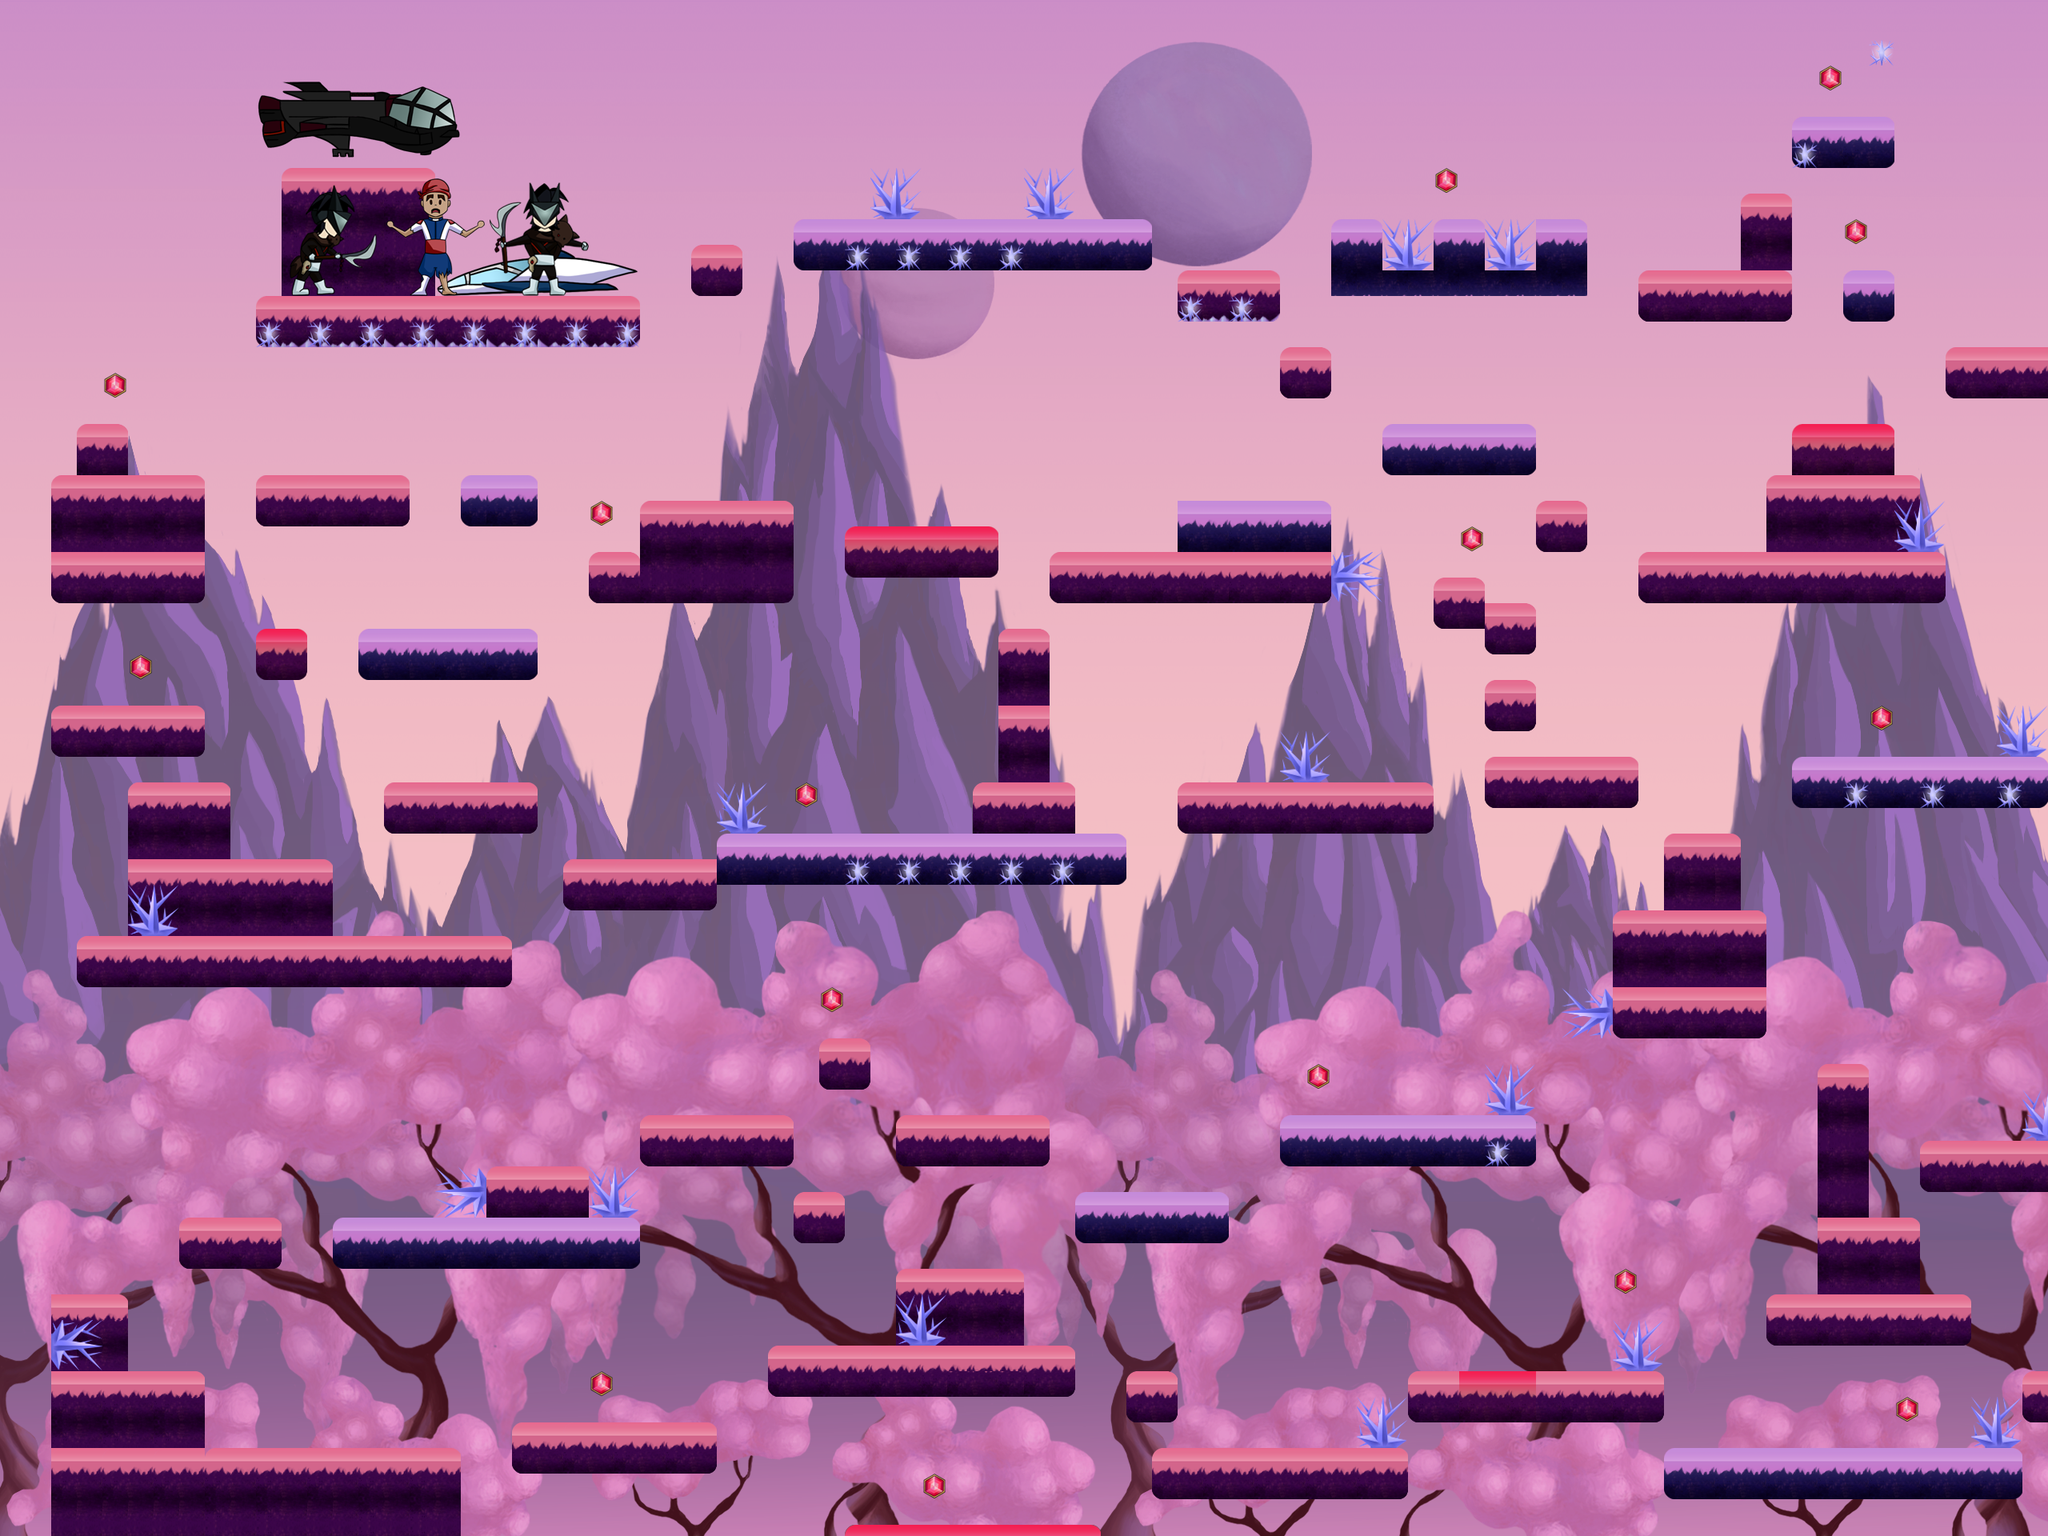

A level layout from a 2D game, rendered from its tile map. Below: a short description, then the map file with tile-grid data replaced by summaries:
An orthogonal 80x60 tile map with 32x32 px tiles, 5 tile layers (plataformas, picos, Gemas_Mini, Nave, ...), 4 tilesets, 1 image layer.

<map version="1.0" orientation="orthogonal" renderorder="right-down" width="80" height="60" tilewidth="32" tileheight="32" nextobjectid="1">
 <tileset firstgid="1" name="MapaN1" tilewidth="32" tileheight="32" tilecount="120" columns="12">
  <image source="MapaN1.png" width="384" height="320" />
  <tile id="0">
   <properties>
    <property name="tipo" value="pico" />
   </properties>
  </tile>
  <tile id="1">
   <properties>
    <property name="tipo" value="pico" />
   </properties>
  </tile>
  <tile id="2">
   <properties>
    <property name="tipo" value="pico" />
   </properties>
  </tile>
  <tile id="3">
   <properties>
    <property name="tipo" value="pico" />
   </properties>
  </tile>
  <tile id="4">
   <properties>
    <property name="tipo" value="piso" />
   </properties>
  </tile>
  <tile id="5">
   <properties>
    <property name="tipo" value="piso" />
   </properties>
  </tile>
  <tile id="6">
   <properties>
    <property name="tipo" value="hielo" />
   </properties>
  </tile>
  <tile id="7">
   <properties>
    <property name="tipo" value="hielo" />
   </properties>
  </tile>
  <tile id="8">
   <animation>
    <frame tileid="8" duration="1000" />
    <frame tileid="32" duration="100" />
   </animation>
  </tile>
  <tile id="9">
   <animation>
    <frame tileid="9" duration="1000" />
    <frame tileid="33" duration="100" />
   </animation>
  </tile>
  <tile id="10">
   <properties>
    <property name="tipo" value="minipicos" />
   </properties>
  </tile>
  <tile id="12">
   <properties>
    <property name="tipo" value="pico" />
   </properties>
  </tile>
  <tile id="13">
   <properties>
    <property name="tipo" value="pico" />
   </properties>
  </tile>
  <tile id="14">
   <properties>
    <property name="tipo" value="pico" />
   </properties>
  </tile>
  <tile id="15">
   <properties>
    <property name="tipo" value="pico" />
   </properties>
  </tile>
  <tile id="20">
   <animation>
    <frame tileid="20" duration="1000" />
    <frame tileid="44" duration="100" />
   </animation>
  </tile>
  <tile id="21">
   <animation>
    <frame tileid="21" duration="1000" />
    <frame tileid="45" duration="100" />
   </animation>
  </tile>
  <tile id="24">
   <properties>
    <property name="tipo" value="piso" />
   </properties>
  </tile>
  <tile id="25">
   <properties>
    <property name="tipo" value="piso" />
   </properties>
  </tile>
  <tile id="26">
   <properties>
    <property name="tipo" value="piso" />
   </properties>
  </tile>
  <tile id="27">
   <properties>
    <property name="tipo" value="piso" />
   </properties>
  </tile>
  <tile id="28">
   <properties>
    <property name="tipo" value="piso" />
   </properties>
  </tile>
  <tile id="29">
   <properties>
    <property name="tipo" value="piso" />
   </properties>
  </tile>
  <tile id="30">
   <properties>
    <property name="tipo" value="hielo" />
   </properties>
  </tile>
  <tile id="31">
   <properties>
    <property name="tipo" value="hielo" />
   </properties>
  </tile>
  <tile id="34">
   <properties>
    <property name="tipo" value="pico" />
   </properties>
  </tile>
  <tile id="35">
   <properties>
    <property name="tipo" value="pico" />
   </properties>
  </tile>
  <tile id="46">
   <properties>
    <property name="tipo" value="pico" />
   </properties>
  </tile>
  <tile id="47">
   <properties>
    <property name="tipo" value="pico" />
   </properties>
  </tile>
  <tile id="54">
   <properties>
    <property name="tipo" value="hielo" />
   </properties>
  </tile>
  <tile id="55">
   <properties>
    <property name="tipo" value="hielo" />
   </properties>
  </tile>
  <tile id="56">
   <properties>
    <property name="tipo" value="pegajoso" />
   </properties>
  </tile>
  <tile id="57">
   <properties>
    <property name="tipo" value="pegajoso" />
   </properties>
  </tile>
  <tile id="58">
   <properties>
    <property name="tipo" value="pico" />
   </properties>
  </tile>
  <tile id="59">
   <properties>
    <property name="tipo" value="pico" />
   </properties>
  </tile>
  <tile id="70">
   <properties>
    <property name="tipo" value="pico" />
   </properties>
  </tile>
  <tile id="71">
   <properties>
    <property name="tipo" value="pico" />
   </properties>
  </tile>
  <tile id="72">
   <properties>
    <property name="tipo" value="piso" />
   </properties>
  </tile>
  <tile id="73">
   <properties>
    <property name="tipo" value="piso" />
   </properties>
  </tile>
  <tile id="74">
   <properties>
    <property name="tipo" value="piso" />
   </properties>
  </tile>
  <tile id="75">
   <properties>
    <property name="tipo" value="piso" />
   </properties>
  </tile>
  <tile id="76">
   <properties>
    <property name="tipo" value="piso" />
   </properties>
  </tile>
  <tile id="77">
   <properties>
    <property name="tipo" value="piso" />
   </properties>
  </tile>
  <tile id="78">
   <properties>
    <property name="tipo" value="hielo" />
   </properties>
  </tile>
  <tile id="79">
   <properties>
    <property name="tipo" value="hielo" />
   </properties>
  </tile>
  <tile id="80">
   <properties>
    <property name="tipo" value="pegajoso" />
   </properties>
  </tile>
  <tile id="81">
   <properties>
    <property name="tipo" value="pegajoso" />
   </properties>
  </tile>
  <tile id="96">
   <properties>
    <property name="tipo" value="piso" />
   </properties>
  </tile>
  <tile id="97">
   <properties>
    <property name="tipo" value="piso" />
   </properties>
  </tile>
  <tile id="98">
   <properties>
    <property name="tipo" value="piso" />
   </properties>
  </tile>
  <tile id="99">
   <properties>
    <property name="tipo" value="piso" />
   </properties>
  </tile>
  <tile id="100">
   <properties>
    <property name="tipo" value="piso" />
   </properties>
  </tile>
  <tile id="101">
   <properties>
    <property name="tipo" value="piso" />
   </properties>
  </tile>
  <tile id="102">
   <properties>
    <property name="tipo" value="pegajoso" />
   </properties>
  </tile>
  <tile id="103">
   <properties>
    <property name="tipo" value="pegajoso" />
   </properties>
  </tile>
  <tile id="104">
   <properties>
    <property name="tipo" value="pegajoso" />
   </properties>
  </tile>
  <tile id="105">
   <properties>
    <property name="tipo" value="pegajoso" />
   </properties>
  </tile>
 </tileset>
 <tileset firstgid="121" name="MapaN1_Personajes" tilewidth="32" tileheight="32" tilecount="192" columns="16">
  <image source="MapaN1_Personajes.png" width="512" height="384" />
  <tile id="25">
   <animation>
    <frame tileid="25" duration="650" />
    <frame tileid="29" duration="650" />
   </animation>
  </tile>
  <tile id="26">
   <animation>
    <frame tileid="26" duration="650" />
    <frame tileid="30" duration="650" />
   </animation>
  </tile>
  <tile id="32">
   <animation>
    <frame tileid="32" duration="500" />
    <frame tileid="36" duration="500" />
   </animation>
  </tile>
  <tile id="33">
   <animation>
    <frame tileid="33" duration="500" />
    <frame tileid="37" duration="500" />
   </animation>
  </tile>
  <tile id="34">
   <animation>
    <frame tileid="34" duration="500" />
    <frame tileid="38" duration="500" />
   </animation>
  </tile>
  <tile id="35">
   <animation>
    <frame tileid="35" duration="500" />
    <frame tileid="39" duration="500" />
   </animation>
  </tile>
  <tile id="40">
   <animation>
    <frame tileid="40" duration="650" />
    <frame tileid="44" duration="650" />
   </animation>
  </tile>
  <tile id="41">
   <animation>
    <frame tileid="41" duration="650" />
    <frame tileid="45" duration="650" />
   </animation>
  </tile>
  <tile id="42">
   <animation>
    <frame tileid="42" duration="650" />
    <frame tileid="46" duration="650" />
   </animation>
  </tile>
  <tile id="43">
   <animation>
    <frame tileid="43" duration="650" />
    <frame tileid="47" duration="650" />
   </animation>
  </tile>
  <tile id="48">
   <animation>
    <frame tileid="48" duration="500" />
    <frame tileid="52" duration="500" />
   </animation>
  </tile>
  <tile id="49">
   <animation>
    <frame tileid="49" duration="500" />
    <frame tileid="53" duration="500" />
   </animation>
  </tile>
  <tile id="50">
   <animation>
    <frame tileid="50" duration="500" />
    <frame tileid="54" duration="500" />
   </animation>
  </tile>
  <tile id="51">
   <animation>
    <frame tileid="51" duration="500" />
    <frame tileid="55" duration="500" />
   </animation>
  </tile>
  <tile id="56">
   <animation>
    <frame tileid="56" duration="650" />
    <frame tileid="60" duration="650" />
   </animation>
  </tile>
  <tile id="57">
   <animation>
    <frame tileid="57" duration="650" />
    <frame tileid="61" duration="650" />
   </animation>
  </tile>
  <tile id="58">
   <animation>
    <frame tileid="58" duration="650" />
    <frame tileid="62" duration="650" />
   </animation>
  </tile>
  <tile id="59">
   <animation>
    <frame tileid="59" duration="650" />
    <frame tileid="63" duration="650" />
   </animation>
  </tile>
  <tile id="65">
   <animation>
    <frame tileid="65" duration="500" />
    <frame tileid="69" duration="500" />
   </animation>
  </tile>
  <tile id="66">
   <animation>
    <frame tileid="66" duration="500" />
    <frame tileid="70" duration="500" />
   </animation>
  </tile>
  <tile id="72">
   <animation>
    <frame tileid="72" duration="650" />
    <frame tileid="76" duration="650" />
   </animation>
  </tile>
  <tile id="73">
   <animation>
    <frame tileid="73" duration="650" />
    <frame tileid="77" duration="650" />
   </animation>
  </tile>
  <tile id="74">
   <animation>
    <frame tileid="74" duration="650" />
    <frame tileid="78" duration="650" />
   </animation>
  </tile>
  <tile id="75">
   <animation>
    <frame tileid="75" duration="650" />
    <frame tileid="79" duration="650" />
   </animation>
  </tile>
  <tile id="81">
   <animation>
    <frame tileid="81" duration="500" />
    <frame tileid="85" duration="500" />
   </animation>
  </tile>
  <tile id="82">
   <animation>
    <frame tileid="82" duration="500" />
    <frame tileid="86" duration="500" />
   </animation>
  </tile>
  <tile id="88">
   <animation>
    <frame tileid="88" duration="650" />
    <frame tileid="92" duration="650" />
   </animation>
  </tile>
  <tile id="89">
   <animation>
    <frame tileid="89" duration="650" />
    <frame tileid="93" duration="650" />
   </animation>
  </tile>
  <tile id="90">
   <animation>
    <frame tileid="90" duration="650" />
    <frame tileid="94" duration="650" />
   </animation>
  </tile>
  <tile id="91">
   <animation>
    <frame tileid="91" duration="650" />
    <frame tileid="95" duration="650" />
   </animation>
  </tile>
  <tile id="146">
   <animation>
    <frame tileid="146" duration="600" />
    <frame tileid="150" duration="500" />
   </animation>
  </tile>
  <tile id="147">
   <animation>
    <frame tileid="147" duration="600" />
    <frame tileid="151" duration="500" />
   </animation>
  </tile>
  <tile id="160">
   <animation>
    <frame tileid="160" duration="600" />
    <frame tileid="164" duration="500" />
   </animation>
  </tile>
  <tile id="161">
   <animation>
    <frame tileid="161" duration="600" />
    <frame tileid="165" duration="500" />
   </animation>
  </tile>
  <tile id="162">
   <animation>
    <frame tileid="162" duration="600" />
    <frame tileid="166" duration="500" />
   </animation>
  </tile>
  <tile id="163">
   <animation>
    <frame tileid="163" duration="600" />
    <frame tileid="167" duration="500" />
   </animation>
  </tile>
  <tile id="176">
   <animation>
    <frame tileid="176" duration="600" />
    <frame tileid="180" duration="500" />
   </animation>
  </tile>
 </tileset>
 <tileset firstgid="313" name="MapaN1_Nave" tilewidth="32" tileheight="32" tilecount="192" columns="16">
  <image source="MapaN1_Nave.png" width="512" height="384" />
 </tileset>
 <tileset firstgid="505" name="GemaTiles" tilewidth="32" tileheight="32" tilecount="2" columns="2">
  <image source="GemaTiles.png" width="64" height="32" />
  <tile id="0">
   <animation>
    <frame tileid="0" duration="1000" />
    <frame tileid="1" duration="100" />
   </animation>
  </tile>
 </tileset>
 <imagelayer name="Capa de Imagen 1">
  <image source="fondoNivel1.png" width="2560" height="1920" />
 </imagelayer>
 <layer name="plataformas" width="80" height="60" offsetx="64" offsety="50">
  <data>[4800 cells, 1053 non-empty, 83 distinct tile ids]</data>
 </layer>
 <layer name="picos" width="80" height="60" offsetx="64" offsety="50">
  <data>[4800 cells, 106 non-empty, 13 distinct tile ids]</data>
 </layer>
 <layer name="Gemas_Mini" width="80" height="60" offsetx="64" offsety="50">
  <data>[4800 cells, 18 non-empty, 4 distinct tile ids]</data>
 </layer>
 <layer name="Nave" width="80" height="60" offsetx="64" offsety="50">
  <data>[4800 cells, 21 non-empty, 21 distinct tile ids]</data>
 </layer>
 <layer name="Final" width="80" height="60" offsetx="64" offsety="50">
  <data>[4800 cells, 92 non-empty, 92 distinct tile ids]</data>
 </layer>
</map>
